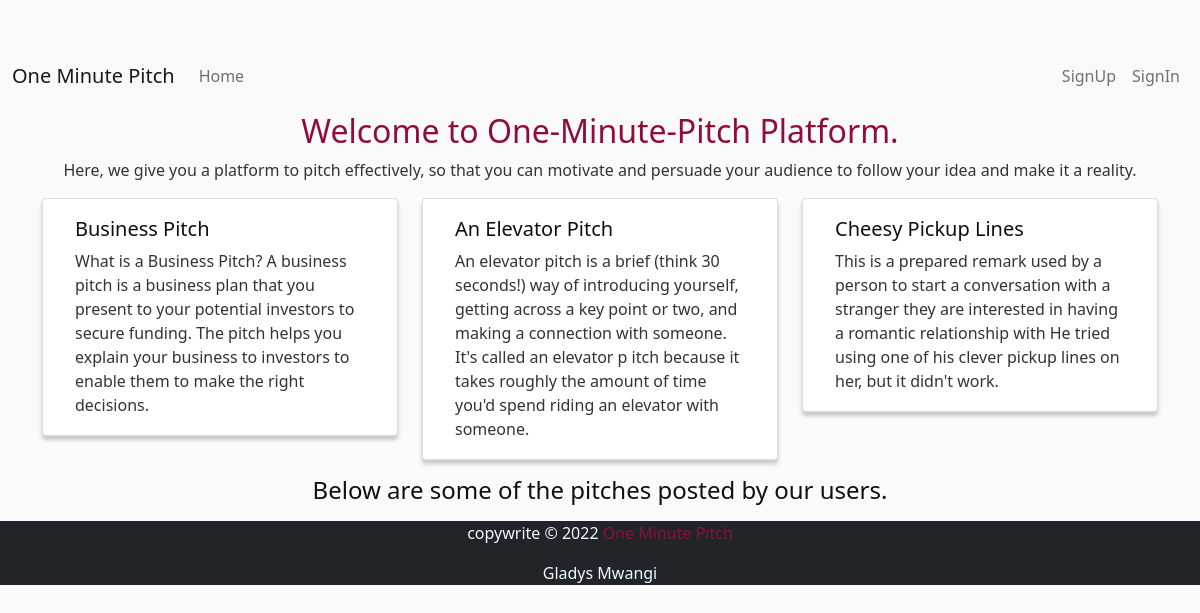
The page /index on the database as committed earlier.
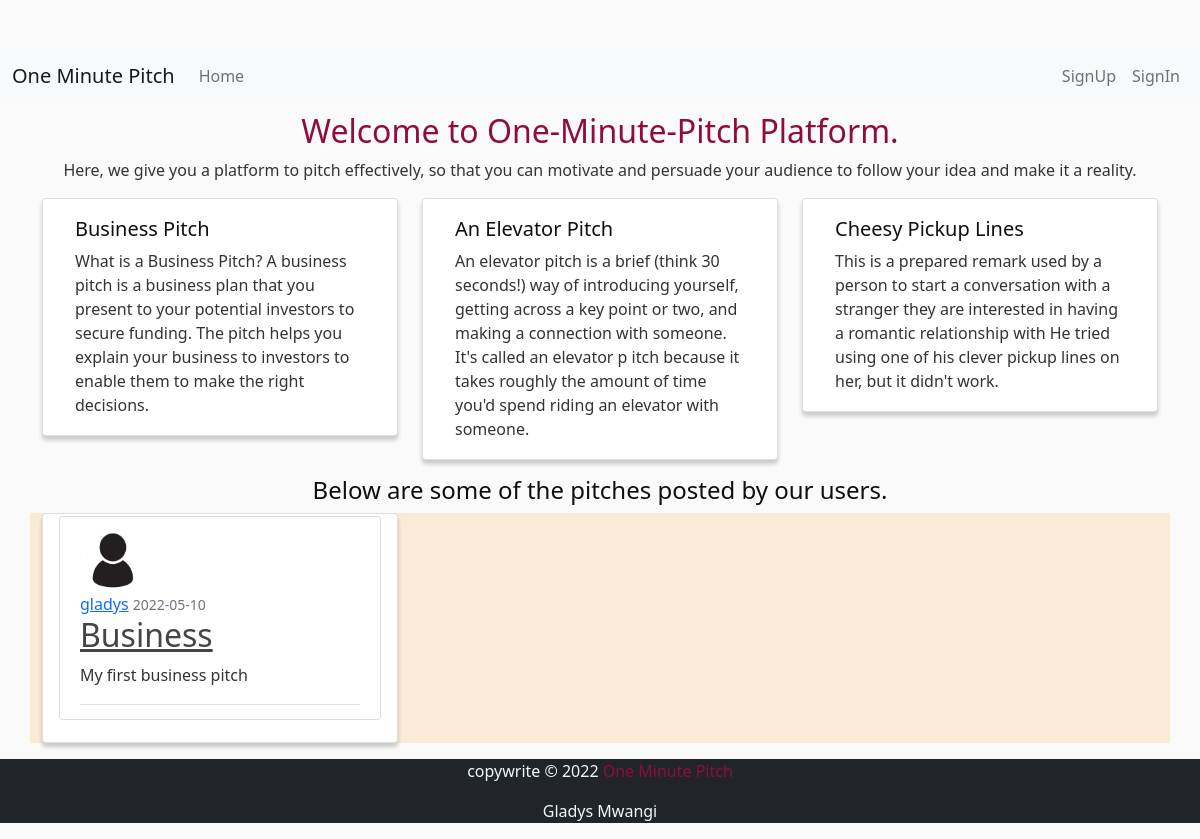
The same page on the database as committed later.
### app/models.py (models this page shows, shortened)
class Pitch(db.Model):
    __tablename__ = 'pitches'
    id = db.Column(db.Integer, primary_key=True)
    title= db.Column(db.String(50))
    content = db.Column(db.String(300))
    category_id = db.Column(db.String)
    date_posted = db.Column(db.DateTime, default=datetime.utcnow)
    user_id = db.Column(db.Integer, db.ForeignKey("users.id", ondelete="CASCADE"))
    comments = db.relationship('Comment', backref='pitch', lazy="dynamic")
    likes = db.relationship('Like', backref='pitch', lazy="dynamic")

class User(db.Model, UserMixin):
    __tablename__ = 'users'
    id = db.Column(db.Integer,primary_key = True)
    username = db.Column(db.String(255))
    email = db.Column(db.String(255),unique = True)
    image_file = db.Column(db.String(100), default='default.jpg')
    password = db.Column(db.String(255))
    pitches = db.relationship('Pitch', backref='author', lazy="dynamic")
    comments = db.relationship('Comment', backref='author', lazy="dynamic")
    likes = db.relationship('Like', backref='author', lazy="dynamic" )

### app/views.py (the view)
@app.route('/')
@app.route('/index')
def index():
    pitches = Pitch.query.all()
    return render_template('index.html', user=current_user, pitches=pitches)

### app/templates/index.html
{% extends 'base.html' %}
{% block head %}
{{ super() }}
{% endblock %}
{% block content %}
<div class="heading mt-2">
        <h2 class="text-center"><span style="color:#900C3F"> Welcome to One-Minute-Pitch Platform.</span></h2>
        <p class="text-center">Here, we give you a platform to pitch effectively, so that
            you can motivate and persuade your audience to follow your idea and make it a reality.</p>
</div>
<div class="container" id="cards">
    <div class="row">
        <div class="col-sm-4">
        <div class="card">
            <div class="card-body">
            <h5 class="card-title">Business Pitch</h5>
            <p class="card-text">What is a Business Pitch? A business pitch is a business plan that you
                present to your potential investors to secure funding.
                The pitch helps you explain your business to investors to enable them to make the
                right decisions.</p>
            </div>
        </div>
        </div>
        <div class="col-sm-4">
            <div class="card">
                <div class="card-body">
                <h5 class="card-title">An Elevator Pitch</h5>
                <p class="card-text">
                    An elevator pitch is a brief (think 30 seconds!) way of introducing yourself, getting across
                    a key point or two, and making a connection with someone. It's called an elevator p
                    itch because it takes roughly the amount of time you'd spend riding an elevator with someone.</p>
                </div>
            </div>
            </div>
        <div class="col-sm-4">
        <div class="card">
            <div class="card-body">
            <h5 class="card-title">Cheesy Pickup Lines</h5>
            <p class="card-text">This is a prepared remark used by a person to start a conversation with a stranger
                they are interested in having a romantic relationship with He tried using one of his clever
                pickup lines on her, but it didn't work.</p>
            </div>
        </div>
        </div>
    </div>
</div>
<h4 class="text-center mt-3"> Below are some of the pitches posted by our users.</h4>
    {% for pitch in pitches %}
    <div class="container" style=background-color:antiquewhite>
        <div class="row">
            <div class="col-md-4">
                <div class="card">
                        <article class="media content-section">
                            <img class="rounded-circle article-img" src="{{ url_for('static', filename='profile_pics/' + pitch.author.image_file) }}">
                        <div class="article-metadata">
                            <a class="mr-2" href="#">{{ pitch.author.username }}</a>
                            <small class="text-muted">{{ pitch.date_posted.strftime('%Y-%m-%d') }}</small>
                            <div class="media-text">
                                <h2><a class="article-title" href="{{url_for('allPitch', pitch_id = pitch.id)}}">{{ pitch.title }}</a></h2>
                                <p class="article-content">{{ pitch.content }}</p>
                            </div>
                        </div>
                        </article>
                </div>
            </div>
        </div>
    </div>
    {% endfor %}
{% endblock %}

### app/templates/base.html (shortened to what this page needs)
<!doctype html>
<html lang="en">
        <head>
            {% block head %}
            <link href="https://cdn.jsdelivr.net/npm/bootstrap@5.0.2/dist/css/bootstrap.min.css" rel="stylesheet">
            <link rel="stylesheet" href="{{url_for('static',filename='css/index.css')}}">
            {% endblock %}
        </head>
    <body>
            {%include 'navbar.html'%}
        <div id="content">
            {% block content %}
            {% endblock %}
        </div>
        <footer class="text-center bg-dark mt-3">
            <p style="color: aliceblue;">copywrite &copy; 2022 <span style="color:#900C3F">One Minute Pitch</span></p>
            <p style="color: aliceblue;">Gladys Mwangi</p>
        </footer>
    </body>
</html>

### app/templates/navbar.html (shortened to what this page needs)
<nav class="navbar navbar-expand-lg navbar-light bg-light">
    <div class="container-fluid">
        <a class="navbar-brand" href="#">One Minute Pitch</a>
        <div class="collapse navbar-collapse" id="navbarNav">
            <div class="navbar-nav mr-auto">
                <a class="nav-item nav-link" href="{{url_for('index')}}">Home</a>
            </div>
            <div class="navbar-nav ms-auto">
            {% if current_user.is_authenticated %}
                <a class="nav-item nav-link" href="{{url_for('account')}}">Account</a>
                <a class="nav-item nav-link " href="{{url_for('newpitch')}}">New Pitch</a>
                <a class="nav-item nav-link" href="{{url_for('logout')}}">Logout</a>
            {%else%}
                <a class="nav-item nav-link" href="{{url_for('register')}}">SignUp</a>
                <a class="nav-item nav-link" href="{{url_for('signIn')}}">SignIn</a>
            {% endif %}
            </div>
        </div>
    </div>
</nav>

### app/static/css/index.css (style rules this page uses)
body { background: #fafafa; color: #333333; margin-top: 3rem; }
h1, h2, h3, h4, h5, h6 { color: #0f0f0f; }
.card { box-shadow: 0 4px 4px 0 rgba(0,0,0,0.2); padding: 2px 16px; }
.content-section { background: #ffffff; padding: 10px 20px; border: 1px solid #dddddd; border-radius: 3px; margin-bottom: 20px; }
.article-title { color: #444444; }
.article-content { white-space: pre-line; }
.article-img { height: 65px; width: 65px; margin-right: 16px; }
.article-metadata { padding-bottom: 1px; margin-bottom: 4px; border-bottom: 1px solid #e3e3e3 }

Rows that differ between the two databases and show on the page:
added Pitch: image_file (placeholder picture), author.username "gladys", date_posted "2022-05-10", title "Business", content "My first business pitch"
